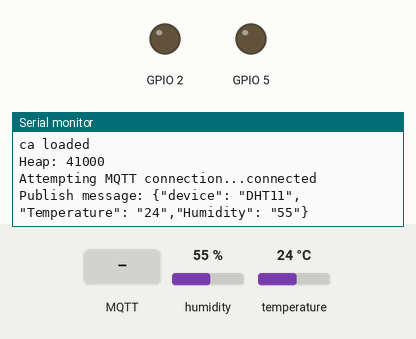
The sketch below on a simulated ESP8266 (NodeMCU). Parts: output pins drawn as LEDs (lit = HIGH), the last lines printed to the serial monitor. Inputs (shaded band) come from the test bench; at power-on: humidity 55 %, temperature 24 °C. WiFi joins after 1.5 s; servers stay silent unless stated; network time is answered at once with the bench clock; the local clock reads 2024-03-15 10:24:30 at power-on unless the sketch sets it; storage starts empty; no MQTT or app messages arrive unless stated.

Above: at 6.7 s.
6.8 s: MQTT message "light" arrives on the first subscribed topic
At 7.3 s:
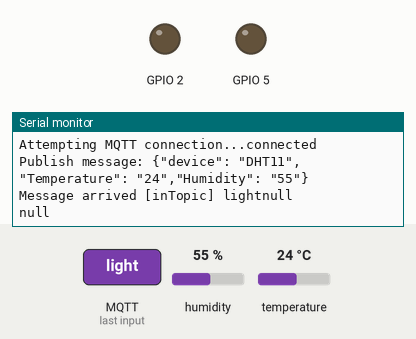
8.3 s: MQTT message "on" arrives on the first subscribed topic
At 9.5 s:
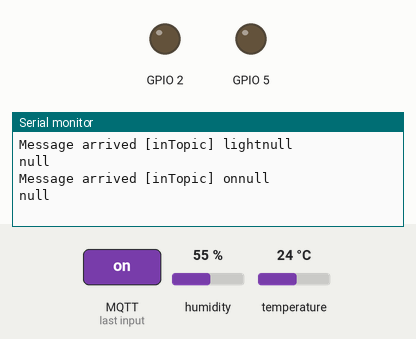
9.8 s: MQTT message "off" arrives on the first subscribed topic
At 10.5 s:
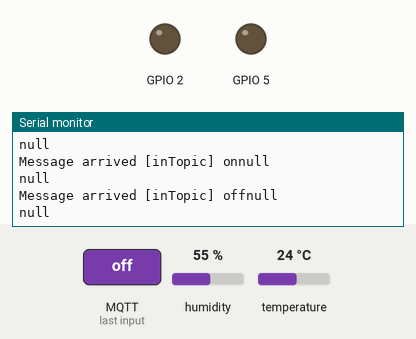

Measured:
- after the input at 6.8 s, the serial monitor: prints a new line at once (image 1)
- after the input at 8.3 s, the serial monitor: prints a new line at once (image 2)
- after the input at 9.8 s, the serial monitor: prints a new line at once (image 3)

The sketch:

device.ino
```cpp
#include "FS.h"
#include <ESP8266WiFi.h>
#include <PubSubClient.h>
#include <NTPClient.h>
#include <WiFiUdp.h>
#include <DHT.h>
#include <ArduinoJson.h>
const int input = 4;
String recievedMessage = "";

const char* ssid = "Hacker@123";
const char* password = "AmichandDugar@#9810193900";

WiFiUDP ntpUDP;
NTPClient timeClient(ntpUDP, "pool.ntp.org");

const char* AWS_endpoint = "a1l34b8dami2sc-ats.iot.ap-south-1.amazonaws.com"; //MQTT broker ip
DHT dht(input, DHT11);
void callback(char* topic, byte* payload, unsigned int length) {
  Serial.print("Message arrived [");
  Serial.print(topic);
  Serial.print("] ");
  for (int i = 0; i < length; i++) {
    Serial.print((char)payload[i]);
    recievedMessage += (char)payload[i];// Pring payload content
  }
  DynamicJsonDocument doc(1024);
  deserializeJson(doc, recievedMessage);
  String device = doc["device"];
  String deviceStatus = doc["state"];

  if(strcmp(device.c_str(),"light") == 0 && strcmp(deviceStatus.c_str(),"on") == 0)
  {
    digitalWrite(2,HIGH);
    Serial.println("Light on");
  }
  else if(strcmp(device.c_str(),"light") == 0 && strcmp(deviceStatus.c_str(),"off") == 0)
  {
    digitalWrite(2,LOW);
    Serial.println("Light off");
  }
  else if(strcmp(device.c_str(),"fan") == 0 && strcmp(deviceStatus.c_str(),"on") == 0)
  {
    digitalWrite(5,HIGH);
    Serial.println("Fan on");
  }
  else if(strcmp(device.c_str(),"fan") == 0 && strcmp(deviceStatus.c_str(),"off") == 0)
  {
    digitalWrite(5,LOW);
    Serial.println("Fan off");
  }
  else
  {
    Serial.println(device.c_str());
    Serial.println(deviceStatus.c_str());
  }

  Serial.println();
  recievedMessage = "";
}
WiFiClientSecure espClient;
PubSubClient client(AWS_endpoint, 8883, callback, espClient); //set MQTT port number to 8883 as per //standard
long lastMsg = 0;
char msg[50];
int value = 0;

void setup_wifi() {

  delay(10);
  espClient.setBufferSizes(512, 512);
  Serial.println();
  Serial.print("Connecting to ");
  Serial.println(ssid);

  WiFi.begin(ssid, password);

  while (WiFi.status() != WL_CONNECTED) {
    delay(500);
    Serial.print(".");
  }

  Serial.println("");
  Serial.println("WiFi connected");
  Serial.println("IP address: ");
  Serial.println(WiFi.localIP());

  timeClient.begin();
  while (!timeClient.update()) {
    timeClient.forceUpdate();
  }

  espClient.setX509Time(timeClient.getEpochTime());

}

void reconnect() {
  while (!client.connected()) {
    Serial.print("Attempting MQTT connection...");
    if (client.connect("ESPthing")) {
      Serial.println("connected");
      client.publish("outTopic", "hello world");
      client.subscribe("inTopic");
    } else {
      Serial.print("failed, rc=");
      Serial.print(client.state());
      Serial.println(" try again in 5 seconds");

      char buf[256];
      espClient.getLastSSLError(buf, 256);
      Serial.print("WiFiClientSecure SSL error: ");
      Serial.println(buf);
      delay(5000);
    }
  }
}

void setup() {

  Serial.begin(115200);
  dht.begin();
  Serial.setDebugOutput(true);
  // initialize digital pin LED_BUILTIN as an output.
  pinMode(2,OUTPUT);
  pinMode(5,OUTPUT);
  pinMode(4,INPUT);
  setup_wifi();
  delay(1000);
  if (!SPIFFS.begin()) {
    Serial.println("Failed to mount file system");
    return;
  }

  Serial.print("Heap: "); Serial.println(ESP.getFreeHeap());

  // Load certificate file
  File cert = SPIFFS.open("/cert.der", "r"); //replace cert.crt eith your uploaded file name
  if (!cert) {
    Serial.println("Failed to open cert file");
  }
  else
    Serial.println("Success to open cert file");

  delay(1000);

  if (espClient.loadCertificate(cert))
    Serial.println("cert loaded");
  else
    Serial.println("cert not loaded");

  // Load private key file
  File private_key = SPIFFS.open("/private.der", "r"); //replace private eith your uploaded file name
  if (!private_key) {
    Serial.println("Failed to open private cert file");
  }
  else
    Serial.println("Success to open private cert file");

  delay(1000);

  if (espClient.loadPrivateKey(private_key))
    Serial.println("private key loaded");
  else
    Serial.println("private key not loaded");

  // Load CA file
  File ca = SPIFFS.open("/ca.der", "r"); //replace ca eith your uploaded file name
  if (!ca) {
    Serial.println("Failed to open ca ");
  }
  else
    Serial.println("Success to open ca");

  delay(1000);

  if (espClient.loadCACert(ca))
    Serial.println("ca loaded");
  else
    Serial.println("ca failed");

  Serial.print("Heap: "); Serial.println(ESP.getFreeHeap());
}
int k = 0;
void loop() {

  if (!client.connected()) {
    reconnect();
  }
  float temp = dht.readTemperature(); // return temperature in °C
  float humidity = dht.readHumidity(); // return humidity in %
  ESP.wdtFeed();
  if(k == 100 || k==0){
    snprintf(msg, 75, "{\"device\": \"DHT11\",\"Temperature\": \"%.0f\",\"Humidity\": \"%.0f\"}", temp, humidity);
    Serial.print("Publish message: ");
    Serial.println(msg);
    client.publish("outTopic", msg);
    if(k == 100){
      k = 1;
    }
  }
  k++;
  delay(50);
  client.loop();
}
```
